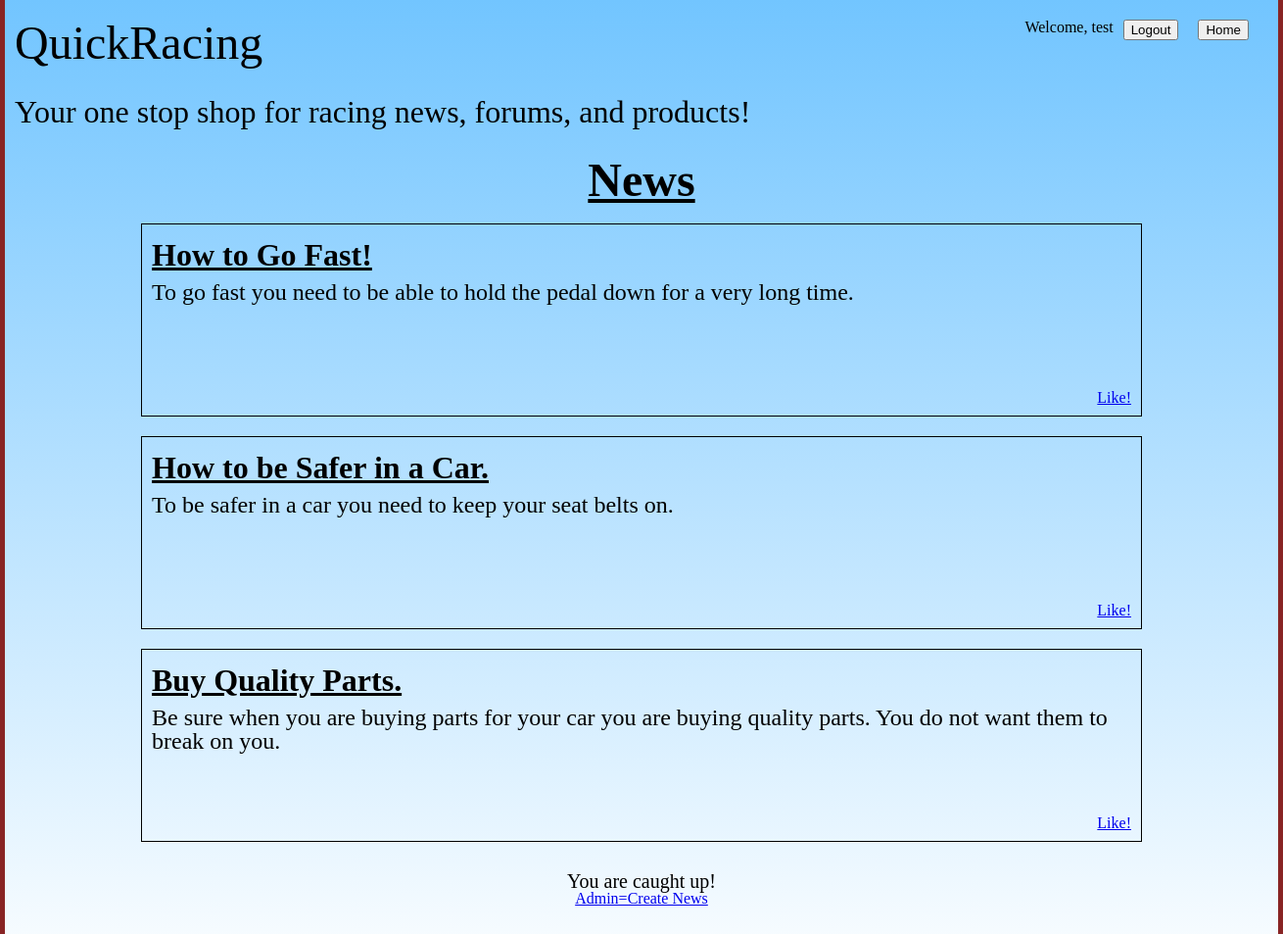
Screenshot of /news (signed in) with the database file from the repository.
### Quick_Racing_App/models.py (models this page shows)
class User(models.Model):
    first_name = models.CharField(max_length=255)
    last_name = models.CharField(max_length=255)
    email_address = models.CharField(max_length=255)
    password = models.CharField(max_length=255)
    created_at = models.DateTimeField(auto_now_add=True)
    updated_at = models.DateTimeField(auto_now=True)
    objects = UserManager()

class Article(models.Model):
    title = models.CharField(max_length=255)
    description = models.TextField()
    users_who_like = models.ManyToManyField(User, related_name="liked_books")
    created_at = models.DateTimeField(auto_now_add=True)
    updated_at = models.DateTimeField(auto_now=True)

### Quick_Racing_App/views.py (the view)
# urls.py: path('news', views.news),
def news(request):
    if request.session.is_empty():
        context = {
            "all_articles" : Article.objects.all()
        }
        return render(request, 'news.html', context)
    else:
        context = {
            "user" : User.objects.get(id=request.session['user_id']),
            "all_articles" : Article.objects.all()
        }
        return render(request, 'news.html', context)

### Quick_Racing_App/templates/news.html (shortened to what this page needs)
<!DOCTYPE html>
<html lang="en">
    <head>
        {% load static %}
        <link rel="stylesheet" type="text/css" href="{% static 'css/reset.css' %}">
        <link rel="stylesheet" type="text/css" href="{% static 'css/styles.css' %}">
    </head>
    <body>
        <div class="wrapper">
            <h1>QuickRacing</h1>
            <a href="/" class="logout"><button>Home</button></a>
            {% if user.first_name %}
                <a href="/logout" class="logout"><button>Logout</button></a>
                <p class="welcome">Welcome,  {{ user.first_name }}</p>
            {% else %}
                <a href="/loginreg" class="logout"><button>Log In or Register</button></a>
            {% endif %}
            <h2>Your one stop shop for racing news, forums, and products!</h2>
            <h2 class="heading">News</h2>
            {% for article in all_articles %}
                <div class="news">
                    <h2 class="news-heading">{{ article.title }}</h2>
                    <p class="news-p">{{ article.description }}</p>
                    {% if user.first_name %}
                        {% if user in article.users_who_like.all %}
                        <p class="news-like">You liked this!</p>
                        {% else %}
                            <a href="/article/{{ article.id }}/like_article" class="news-like">Like!</a>
                        {% endif %}
                    {% else %}
                        <p class="news-like">Login to Like</p>
                    {% endif %}
                </div>
            {% endfor %}
            <h3>You are caught up!</h3>
            {% if user.first_name == "test" %}
            <div class="create-article">
                <a href="/createnews">Admin=Create News</a>
            </div>
            {% endif %}
        </div>
    </body>
</html>

### Quick_Racing_App/static/css/styles.css (style rules this page uses)
h1 { font-size: 3em; display: inline-block; }
.wrapper { margin: 0 auto; padding-top: 20px; width: 1280px; height: 1000px; padding-left: 10px; padding-right: 10px; background: rgb(255,255,255); background: linear-gradient(0deg, rgba(255,255,255,1) 0%, rgba(114,197,255,1) 100%); }
h2 { margin-top: 30px; font-size: 2em; }
.logout { float: right; margin-right: 20px; }
.welcome { float: right; margin-right: 10px; }
.heading { text-decoration: underline; font-weight: bold; text-align: center; font-size: 3em; }
.news { border: black 1px solid; margin: 0 auto; margin-top: 20px; width: 1000px; padding: 10px; height: 175px; position: relative; }
.news-heading { margin-top: 5px; margin-bottom: 10px; font-weight: bold; text-decoration: underline; }
.news-p { font-size: 1.5em; }
.news-like { position: absolute; bottom: 10px; right: 10px; }
h3 { text-align: center; margin-top: 30px; font-size: 1.25em; }
.create-article { text-align: center; }
body { background: rgb(136,36,36); background: linear-gradient(90deg, rgba(136,36,36,1) 0%, rgba(157,168,201,1) 50%, rgba(136,36,36,1) 100%); }

### rows the page displays
User: first_name "test"
Article: title "How to Go Fast!", description "To go fast you need to be able to hold the pedal down for a very long time."
Article: title "How to be Safer in a Car.", description "To be safer in a car you need to keep your seat belts on."
Article: title "Buy Quality Parts.", description "Be sure when you are buying parts for your car you are buying quality parts. You do not want them to break on you."
